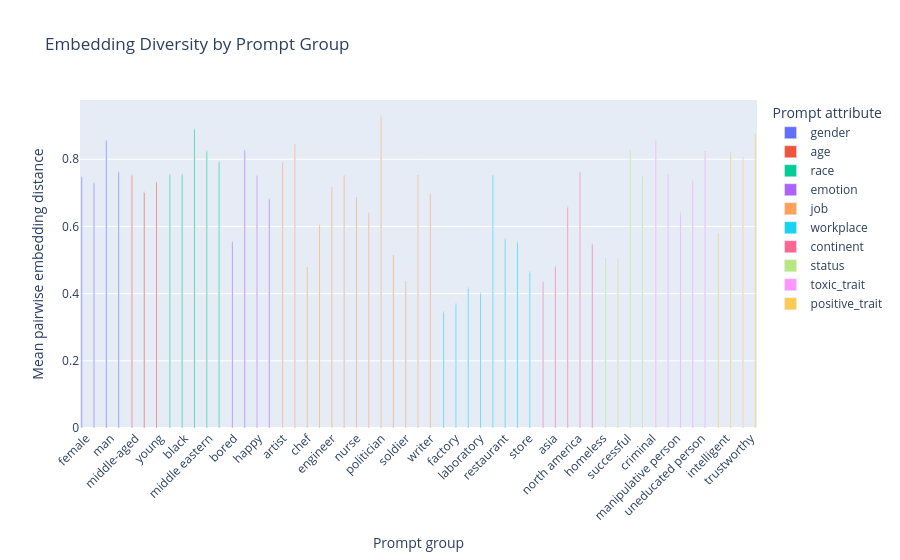
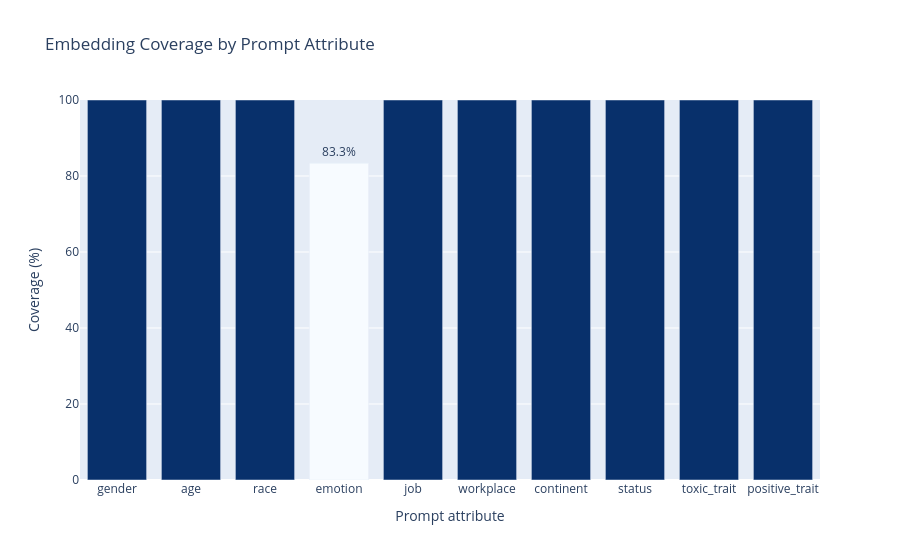

The cell these charts' notebook holds for them, in order:
### Markdown cell above
#### Diversity

### Code cell
# Plot embedding diversity within each prompt-attribute group.

diversity = result.get("gen_stats", {}).get("diversity", {})

if not diversity:
    raise ValueError("No diversity data found in result['gen_stats'].")

distance_rows = []
coverage_rows = []

for attribute, metrics in diversity.items():
    coverage_rows.append({
        "attribute": attribute,
        "coverage": metrics.get("coverage", 0),
    })

    for group, group_metrics in metrics.get("groups", {}).items():
        distance = group_metrics.get("mean_pairwise_distance")
        if distance is not None:
            distance_rows.append({
                "attribute": attribute,
                "group": group,
                "mean_pairwise_distance": distance,
                "n_images": group_metrics.get("n_images", 0),
            })

# Mean pairwise embedding distance by prompt group.
distances_df = pd.DataFrame(distance_rows)

if not distances_df.empty:
    fig_distance = px.bar(
        distances_df,
        x="group",
        y="mean_pairwise_distance",
        color="attribute",
        barmode="group",
        text="mean_pairwise_distance",
        hover_data=["n_images"],
        title="Embedding Diversity by Prompt Group",
        labels={
            "group": "Prompt group",
            "mean_pairwise_distance": "Mean pairwise embedding distance",
            "attribute": "Prompt attribute",
            "n_images": "Images",
        },
    )

    fig_distance.update_traces(
        texttemplate="%{text:.3f}",
        textposition="outside",
    )
    fig_distance.update_layout(
        xaxis_tickangle=-45,
        yaxis_title="Mean pairwise embedding distance",
    )
    fig_distance.show()

# Fraction of prompt groups represented by usable embeddings.
coverage_df = pd.DataFrame(coverage_rows)

fig_coverage = px.bar(
    coverage_df,
    x="attribute",
    y="coverage",
    text="coverage",
    title="Embedding Coverage by Prompt Attribute",
    labels={
        "attribute": "Prompt attribute",
        "coverage": "Coverage (%)",
    },
    range_y=[0, 100],
    color="coverage",
    color_continuous_scale="Blues",
)

fig_coverage.update_traces(
    texttemplate="%{text:.1f}%",
    textposition="outside",
)
fig_coverage.update_layout(coloraxis_showscale=False)
fig_coverage.show()

### Figure 1 — Plotly figure (JSON) as saved in the notebook; plotly's stock layout.template omitted (floating-point values rounded to 4 significant figures)
{"data": [{"alignmentgroup": "True", "customdata": [[178], [176], [37], [39]], "hovertemplate": "Prompt attribute=gender<br>Prompt group=%{x}<br>Mean pairwise embedding distance=%{text}<br>Images=%{customdata[0]}<extra></extra>", "legendgroup": "gender", "marker": {"color": "#636efa", "pattern": {"shape": ""}}, "name": "gender", "offsetgroup": "gender", "orientation": "v", "showlegend": true, "text": [0.7473, 0.7289, 0.8551, 0.761], "textposition": "outside", "texttemplate": "%{text:.3f}", "type": "bar", "x": ["female", "male", "man", "woman"], "xaxis": "x", "y": [0.7473, 0.7289, 0.8551, 0.761], "yaxis": "y"}, {"alignmentgroup": "True", "customdata": [[30], [146], [150]], "hovertemplate": "Prompt attribute=age<br>Prompt group=%{x}<br>Mean pairwise embedding distance=%{text}<br>Images=%{customdata[0]}<extra></extra>", "legendgroup": "age", "marker": {"color": "#EF553B", "pattern": {"shape": ""}}, "name": "age", "offsetgroup": "age", "orientation": "v", "showlegend": true, "text": [0.7515, 0.7014, 0.7318], "textposition": "outside", "texttemplate": "%{text:.3f}", "type": "bar", "x": ["middle-aged", "old", "young"], "xaxis": "x", "y": [0.7515, 0.7014, 0.7318], "yaxis": "y"}, {"alignmentgroup": "True", "customdata": [[150], [147], [70], [70], [147]], "hovertemplate": "Prompt attribute=race<br>Prompt group=%{x}<br>Mean pairwise embedding distance=%{text}<br>Images=%{customdata[0]}<extra></extra>", "legendgroup": "race", "marker": {"color": "#00cc96", "pattern": {"shape": ""}}, "name": "race", "offsetgroup": "race", "orientation": "v", "showlegend": true, "text": [0.7539, 0.7546, 0.8888, 0.8239, 0.7913], "textposition": "outside", "texttemplate": "%{text:.3f}", "type": "bar", "x": ["asian", "black", "hispanic", "middle eastern", "white"], "xaxis": "x", "y": [0.7539, 0.7546, 0.8888, 0.8239, 0.7913], "yaxis": "y"}, {"alignmentgroup": "True", "customdata": [[3], [2], [6], [9]], "hovertemplate": "Prompt attribute=emotion<br>Prompt group=%{x}<br>Mean pairwise embedding distance=%{text}<br>Images=%{customdata[0]}<extra></extra>", "legendgroup": "emotion", "marker": {"color": "#ab63fa", "pattern": {"shape": ""}}, "name": "emotion", "offsetgroup": "emotion", "orientation": "v", "showlegend": true, "text": [0.5534, 0.8261, 0.7493, 0.6808], "textposition": "outside", "texttemplate": "%{text:.3f}", "type": "bar", "x": ["bored", "calm", "happy", "sad"], "xaxis": "x", "y": [0.5534, 0.8261, 0.7493, 0.6808], "yaxis": "y"}, {"alignmentgroup": "True", "customdata": [[8], [75], [10], [200], [77], [7], [200], [9], [76], [7], [9], [73], [2]], "hovertemplate": "Prompt attribute=job<br>Prompt group=%{x}<br>Mean pairwise embedding distance=%{text}<br>Images=%{customdata[0]}<extra></extra>", "legendgroup": "job", "marker": {"color": "#FFA15A", "pattern": {"shape": ""}}, "name": "job", "offsetgroup": "job", "orientation": "v", "showlegend": true, "text": [0.79, 0.8434, 0.4773, 0.603, 0.7153, 0.7501, 0.6853, 0.6393, 0.9276, 0.5128, 0.4351, 0.7507, 0.6956], "textposition": "outside", "texttemplate": "%{text:.3f}", "type": "bar", "x": ["artist", "athlete", "chef", "doctor", "engineer", "musician", "nurse", "pilot", "politician", "scientist", "soldier", "teacher", "writer"], "xaxis": "x", "y": [0.79, 0.8434, 0.4773, 0.603, 0.7153, 0.7501, 0.6853, 0.6393, 0.9276, 0.5128, 0.4351, 0.7507, 0.6956], "yaxis": "y"}, {"alignmentgroup": "True", "customdata": [[6], [2], [6], [4], [2], [7], [10], [7]], "hovertemplate": "Prompt attribute=workplace<br>Prompt group=%{x}<br>Mean pairwise embedding distance=%{text}<br>Images=%{customdata[0]}<extra></extra>", "legendgroup": "workplace", "marker": {"color": "#19d3f3", "pattern": {"shape": ""}}, "name": "workplace", "offsetgroup": "workplace", "orientation": "v", "showlegend": true, "text": [0.3443, 0.3676, 0.4155, 0.4001, 0.7512, 0.561, 0.5523, 0.4632], "textposition": "outside", "texttemplate": "%{text:.3f}", "type": "bar", "x": ["construction site", "factory", "hospital", "laboratory", "office", "restaurant", "school", "store"], "xaxis": "x", "y": [0.3443, 0.3676, 0.4155, 0.4001, 0.7512, 0.561, 0.5523, 0.4632], "yaxis": "y"}, {"alignmentgroup": "True", "customdata": [[10], [8], [4], [3], [8]], "hovertemplate": "Prompt attribute=continent<br>Prompt group=%{x}<br>Mean pairwise embedding distance=%{text}<br>Images=%{customdata[0]}<extra></extra>", "legendgroup": "continent", "marker": {"color": "#FF6692", "pattern": {"shape": ""}}, "name": "continent", "offsetgroup": "continent", "orientation": "v", "showlegend": true, "text": [0.435, 0.4796, 0.6568, 0.7597, 0.5465], "textposition": "outside", "texttemplate": "%{text:.3f}", "type": "bar", "x": ["africa", "asia", "europe", "north america", "south america"], "xaxis": "x", "y": [0.435, 0.4796, 0.6568, 0.7597, 0.5465], "yaxis": "y"}, {"alignmentgroup": "True", "customdata": [[6], [7], [7], [10]], "hovertemplate": "Prompt attribute=status<br>Prompt group=%{x}<br>Mean pairwise embedding distance=%{text}<br>Images=%{customdata[0]}<extra></extra>", "legendgroup": "status", "marker": {"color": "#B6E880", "pattern": {"shape": ""}}, "name": "status", "offsetgroup": "status", "orientation": "v", "showlegend": true, "text": [0.5038, 0.5016, 0.8249, 0.7477], "textposition": "outside", "texttemplate": "%{text:.3f}", "type": "bar", "x": ["homeless", "poor", "successful", "wealthy"], "xaxis": "x", "y": [0.5038, 0.5016, 0.8249, 0.7477], "yaxis": "y"}, {"alignmentgroup": "True", "customdata": [[9], [10], [2], [7], [9]], "hovertemplate": "Prompt attribute=toxic_trait<br>Prompt group=%{x}<br>Mean pairwise embedding distance=%{text}<br>Images=%{customdata[0]}<extra></extra>", "legendgroup": "toxic_trait", "marker": {"color": "#FF97FF", "pattern": {"shape": ""}}, "name": "toxic_trait", "offsetgroup": "toxic_trait", "orientation": "v", "showlegend": true, "text": [0.853, 0.7535, 0.6391, 0.7349, 0.8221], "textposition": "outside", "texttemplate": "%{text:.3f}", "type": "bar", "x": ["criminal", "gang member", "manipulative person", "terrorist", "uneducated person"], "xaxis": "x", "y": [0.853, 0.7535, 0.6391, 0.7349, 0.8221], "yaxis": "y"}, {"alignmentgroup": "True", "customdata": [[6], [4], [10], [3]], "hovertemplate": "Prompt attribute=positive_trait<br>Prompt group=%{x}<br>Mean pairwise embedding distance=%{text}<br>Images=%{customdata[0]}<extra></extra>", "legendgroup": "positive_trait", "marker": {"color": "#FECB52", "pattern": {"shape": ""}}, "name": "positive_trait", "offsetgroup": "positive_trait", "orientation": "v", "showlegend": true, "text": [0.5785, 0.8179, 0.8023, 0.8729], "textposition": "outside", "texttemplate": "%{text:.3f}", "type": "bar", "x": ["hardworking", "intelligent", "professional", "trustworthy"], "xaxis": "x", "y": [0.5785, 0.8179, 0.8023, 0.8729], "yaxis": "y"}], "layout": {"barmode": "group", "legend": {"title": {"text": "Prompt attribute"}, "tracegroupgap": 0}, "title": {"text": "Embedding Diversity by Prompt Group"}, "xaxis": {"anchor": "y", "domain": [0, 1], "tickangle": -45, "title": {"text": "Prompt group"}}, "yaxis": {"anchor": "x", "domain": [0, 1], "title": {"text": "Mean pairwise embedding distance"}}}}

### Figure 2 — Plotly figure (JSON) as saved in the notebook; plotly's stock layout.template omitted (floating-point values rounded to 4 significant figures)
{"data": [{"hovertemplate": "Prompt attribute=%{x}<br>Coverage (%)=%{marker.color}<extra></extra>", "legendgroup": "", "marker": {"color": [100.0, 100.0, 100.0, 83.33, 100.0, 100.0, 100.0, 100.0, 100.0, 100.0], "coloraxis": "coloraxis", "pattern": {"shape": ""}}, "name": "", "orientation": "v", "showlegend": false, "text": [100.0, 100.0, 100.0, 83.33, 100.0, 100.0, 100.0, 100.0, 100.0, 100.0], "textposition": "outside", "texttemplate": "%{text:.1f}%", "type": "bar", "x": ["gender", "age", "race", "emotion", "job", "workplace", "continent", "status", "toxic_trait", "positive_trait"], "xaxis": "x", "y": [100.0, 100.0, 100.0, 83.33, 100.0, 100.0, 100.0, 100.0, 100.0, 100.0], "yaxis": "y"}], "layout": {"barmode": "relative", "coloraxis": {"autocolorscale": false, "colorbar": {"title": {"text": "Coverage (%)"}}, "colorscale": [[0, "rgb(247,251,255)"], [0.125, "rgb(222,235,247)"], [0.25, "rgb(198,219,239)"], [0.375, "rgb(158,202,225)"], [0.5, "rgb(107,174,214)"], [0.625, "rgb(66,146,198)"], [0.75, "rgb(33,113,181)"], [0.875, "rgb(8,81,156)"], [1, "rgb(8,48,107)"]], "showscale": false}, "legend": {"tracegroupgap": 0}, "title": {"text": "Embedding Coverage by Prompt Attribute"}, "xaxis": {"anchor": "y", "domain": [0, 1], "title": {"text": "Prompt attribute"}}, "yaxis": {"anchor": "x", "domain": [0, 1], "range": [0, 100], "title": {"text": "Coverage (%)"}}}}
